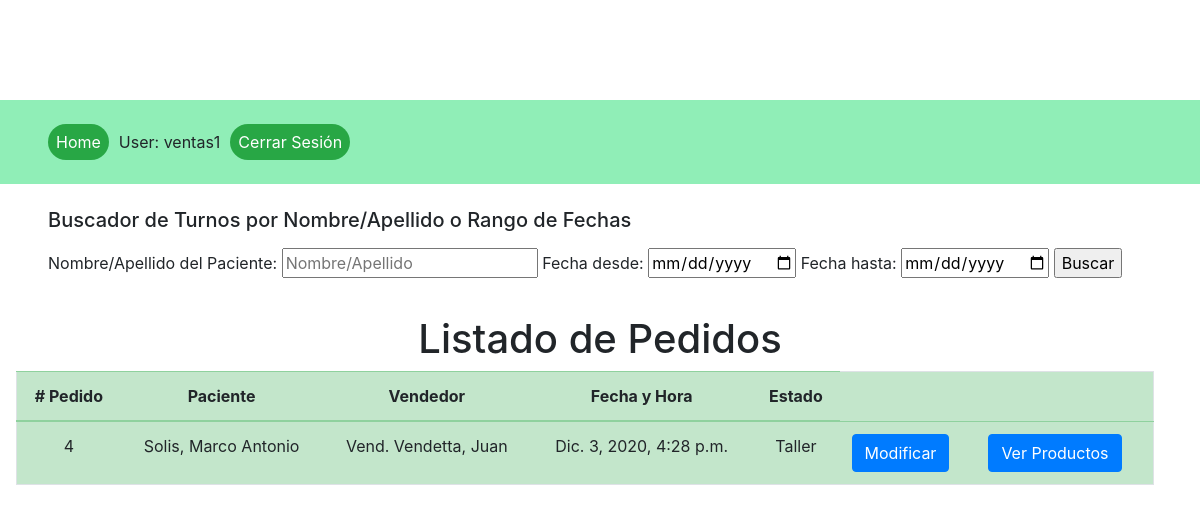
/ver_pedidos_taller (signed in), run on the app's committed database.
### products/models.py (models this page shows, shortened)
class Pedido(models.Model):
    fecha = models.DateTimeField(auto_now=True)
    vendedor = models.ForeignKey(User, null=True, on_delete=models.PROTECT, related_name="pedidos")
    paciente = models.ForeignKey(Paciente, on_delete=models.CASCADE, related_name="solicitante")
    estado = models.CharField(max_length=10, default="Pend", choices=ESTADO_PEDIDO)
    tipo_pago = models.CharField(max_length=25, default="EFT", choices=FORMA_PAGO)
    total = models.DecimalField(default=0.00, decimal_places=2, max_digits=20, null=False, blank=False)

class Paciente(models.Model):
    paciente_nombre = models.CharField(max_length=64)
    paciente_apellido = models.CharField(max_length=64)

### products/views.py (the view)
# urls.py: path('ver_pedidos_taller', PedidoTallerListView.as_view(), name="lista_pedidos_taller"),
class PedidoTallerListView(LoginRequiredMixin, generic.ListView):
    model = Pedido
    context_object_name = 'lista_pedidos'
    template_name = 'lista_pedidos_taller.html'
    def get_queryset(self):
        queryset = Pedido.objects.filter(Q(estado='Ta')).order_by('fecha')
        if self.request.GET.get('fecha_desde'):
            fecha_desde = self.request.GET.get('fecha_desde')
            queryset = queryset.filter(Q(fecha__gte=fecha_desde))
        if self.request.GET.get('fecha_hasta'):
            fecha_hasta = self.request.GET.get('fecha_hasta')
            queryset = queryset.filter(Q(fecha__lte=fecha_hasta))
        if self.request.GET.get('paciente'):
            paciente = self.request.GET.get('paciente')
            queryset = queryset.filter(Q(paciente__paciente_nombre__icontains=paciente) | Q(paciente__paciente_apellido__icontains=paciente))
        return queryset.order_by('fecha')

### templates/lista_pedidos_taller.html (shortened to what this page needs)
{% extends 'base.html'%}
{% block content %}
<div class="container-fluid">
    <div class="row">
        <div class="container-fluid justify-space-between">
            <div class="p-0 row">
                <form action="" method="GET" class="px-5 my-2">
                    <h5 class="mb-3">Buscador de Turnos por Nombre/Apellido o Rango de Fechas</h5>
                    <label for="fecha_desde">Nombre/Apellido del Paciente:</label>
                    <input type="text" placeholder="Nombre/Apellido" name="paciente">
                    <label for="fecha_desde">Fecha desde:</label>
                    <input type="date" placeholder="Fecha desde" name="fecha_desde">
                    <label for="fecha_desde">Fecha hasta:</label>
                    <input type="date" placeholder="Fecha hasta" name="fecha_hasta">
                    <input type="submit" value="Buscar">
                </form>
            </div>
        </div>
    </div>
    <h1 class="mt-4 text-center">Listado de Pedidos</h1>
    {% if lista_pedidos %}
    <div class="row table-responsive px-3">
        <table class="table table-success border">
            <thead>
                <tr>
                    <th class="text-center" scope="col"># Pedido</th>
                    <th class="text-center" scope="col">Paciente</th>
                    <th class="text-center" scope="col">Vendedor</th>
                    <th class="text-center" scope="col">Fecha y Hora</th>
                    <th class="text-center" scope="col">Estado</th>
                </tr>
            </thead>
            <tbody>
                    {% for pedido in lista_pedidos %}
                    <tr>
                        <td class="text-center">{{ pedido.id }}</td>
                        <td class="text-center">{{ pedido.paciente.paciente_apellido }}{{", "}}{{ pedido.paciente.paciente_nombre }}</td>
                        <td class="text-center">{{"Vend. "}}{{ pedido.vendedor.last_name }}{{", "}}{{ pedido.vendedor.first_name }}</td>
                        <td class="text-center">{{ pedido.fecha }}</td>
                        <td class="text-center">{{ pedido.get_estado_display }}</td>
                        <td class="m-0"><a href="{% url 'pedido-update' pedido.id %}" class="btn btn-primary">Modificar</a></td>
                        <td class="m-0"><a href="{% url 'lista_items_pedidos_taller' %}" class="btn btn-primary">Ver Productos</a></td>
                    </tr>
                    {% endfor %}
            </tbody>
        </table>
    </div>
    {% else %}
    <h4 class="mx-5">No se encontraron pedidos.</h4>
    {% endif %}
</div>
{% endblock %}

### templates/base.html (shortened to what this page needs)
<!DOCTYPE html>
<html lang="en">
<head>
    <link rel="stylesheet" href="https://use.fontawesome.com/releases/v5.14.0/css/all.css">
    <link rel="stylesheet" href="https://cdn.jsdelivr.net/npm/bootstrap@4.5.3/dist/css/bootstrap.min.css">
    {% load static %}
    <link rel="stylesheet" href="{% static 'css/styles.css' %}">
</head>
<body>
    {% block sidebar %}
    <ul class="sidebar-nav px-5">
        <li><a href="{% url 'home' %}" class="rounded-pill bg-success text-white p-2">Home</a></li>
        {% if user.is_authenticated %}
        <li>User: {{ user.get_username }}</li>
        <li><a href="{% url 'logout'%}?next={% url 'home' %}" class="rounded-pill bg-success text-white p-2">Cerrar Sesión</a></li>
        {% else %}
        <li><a href="{% url 'login'%}?next={% url 'home' %}" class="rounded-pill bg-success text-white p-2">Iniciar Sesión</a></li>
        {% endif %}
    </ul>
    {% endblock %}
    {% block content %}
    {% endblock %}
</body>
</html>

### products/static/css/styles.css (style rules this page uses)
.sidebar-nav { display: flex; margin-top: 100px; padding: 30px; list-style: none; background-color: rgb(144, 238, 183); }
li { margin-right: 10px; }

### data on the page
Pedido: id "4", paciente.paciente_apellido "Solis", value ",", paciente.paciente_nombre "Marco Antonio", value "Vend.", vendedor.last_name "Vendetta", vendedor.first_name "Juan", fecha "Dic. 3, 2020, 4:28 p.m.", estado "Taller"

### other printed values
{{ user.get_username }} "ventas1"
